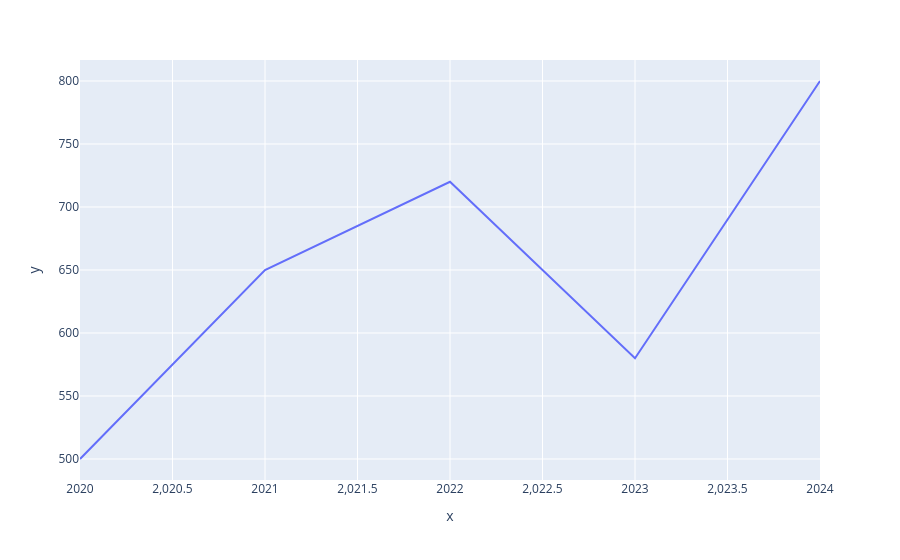

Notebook code cell kept with this figure:
### Markdown cell above
### 1. Relational Plot

- to see the statistical relation between 2 or more variables.
- Bivariate Analysis

Plots under this section

- scatterplot
- lineplot

### Code cell
import matplotlib.pyplot as plt
import pandas as pd
import seaborn as sns
import plotly.express as px


year = [2020, 2021, 2022, 2023, 2024]
runs = [500, 650, 720, 580, 800]

fig = px.line(x=year, y=runs)

fig.show()

### Figure 1 — Plotly figure (JSON) as saved in the notebook; plotly's stock layout.template omitted (floating-point values rounded to 4 significant figures)
{"data": [{"hovertemplate": "x=%{x}<br>y=%{y}<extra></extra>", "legendgroup": "", "line": {"color": "#636efa", "dash": "solid"}, "marker": {"symbol": "circle"}, "mode": "lines", "name": "", "orientation": "v", "showlegend": false, "type": "scatter", "x": [2020, 2021, 2022, 2023, 2024], "xaxis": "x", "y": [500, 650, 720, 580, 800], "yaxis": "y"}], "layout": {"legend": {"tracegroupgap": 0}, "margin": {"t": 60}, "xaxis": {"anchor": "y", "domain": [0, 1], "title": {"text": "x"}}, "yaxis": {"anchor": "x", "domain": [0, 1], "title": {"text": "y"}}}}
